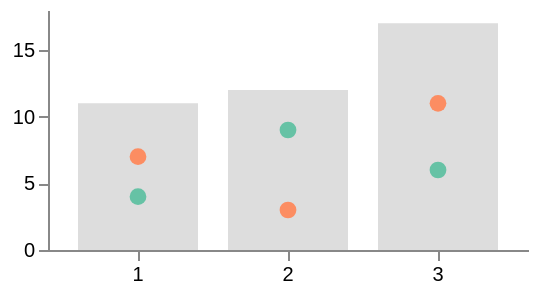

Write the Vega-Lite specification saved for this chart.
### Vega specification from a JSON file in a GitHub repository (floating-point values rounded to 4 significant figures)
{"$schema": "https://vega.github.io/schema/vega/v6.json", "description": "The flatten transform expanding two parallel array fields into rows, then aggregated. flatten has an implementation and no fixture.", "width": 240, "height": 120, "padding": 5, "data": [{"name": "nested", "values": [{"team": "red", "weeks": [1, 2, 3], "scores": [4, 9, 6]}, {"team": "blue", "weeks": [1, 2, 3], "scores": [7, 3, 11]}]}, {"name": "flat", "source": "nested", "transform": [{"type": "flatten", "fields": ["weeks", "scores"], "as": ["week", "score"]}, {"type": "formula", "as": "label", "expr": "datum.team + 'w' + datum.week"}]}, {"name": "totals", "source": "flat", "transform": [{"type": "aggregate", "groupby": ["week"], "ops": ["sum"], "fields": ["score"], "as": ["total"]}]}], "scales": [{"name": "x", "type": "band", "domain": {"data": "totals", "field": "week"}, "range": "width", "padding": 0.2}, {"name": "y", "type": "linear", "domain": {"data": "totals", "field": "total"}, "range": "height", "nice": true, "zero": true}, {"name": "teams", "type": "ordinal", "domain": {"data": "flat", "field": "team"}, "range": {"scheme": "set2"}}], "axes": [{"orient": "bottom", "scale": "x"}, {"orient": "left", "scale": "y", "tickCount": 4}], "marks": [{"type": "rect", "from": {"data": "totals"}, "encode": {"enter": {"x": {"scale": "x", "field": "week"}, "width": {"scale": "x", "band": 1}, "y": {"scale": "y", "field": "total"}, "y2": {"scale": "y", "value": 0}, "fill": {"value": "#dddddd"}}}}, {"type": "symbol", "from": {"data": "flat"}, "encode": {"enter": {"x": {"scale": "x", "field": "week", "band": 0.5}, "y": {"scale": "y", "field": "score"}, "size": {"value": 70}, "fill": {"scale": "teams", "field": "team"}}}}]}
